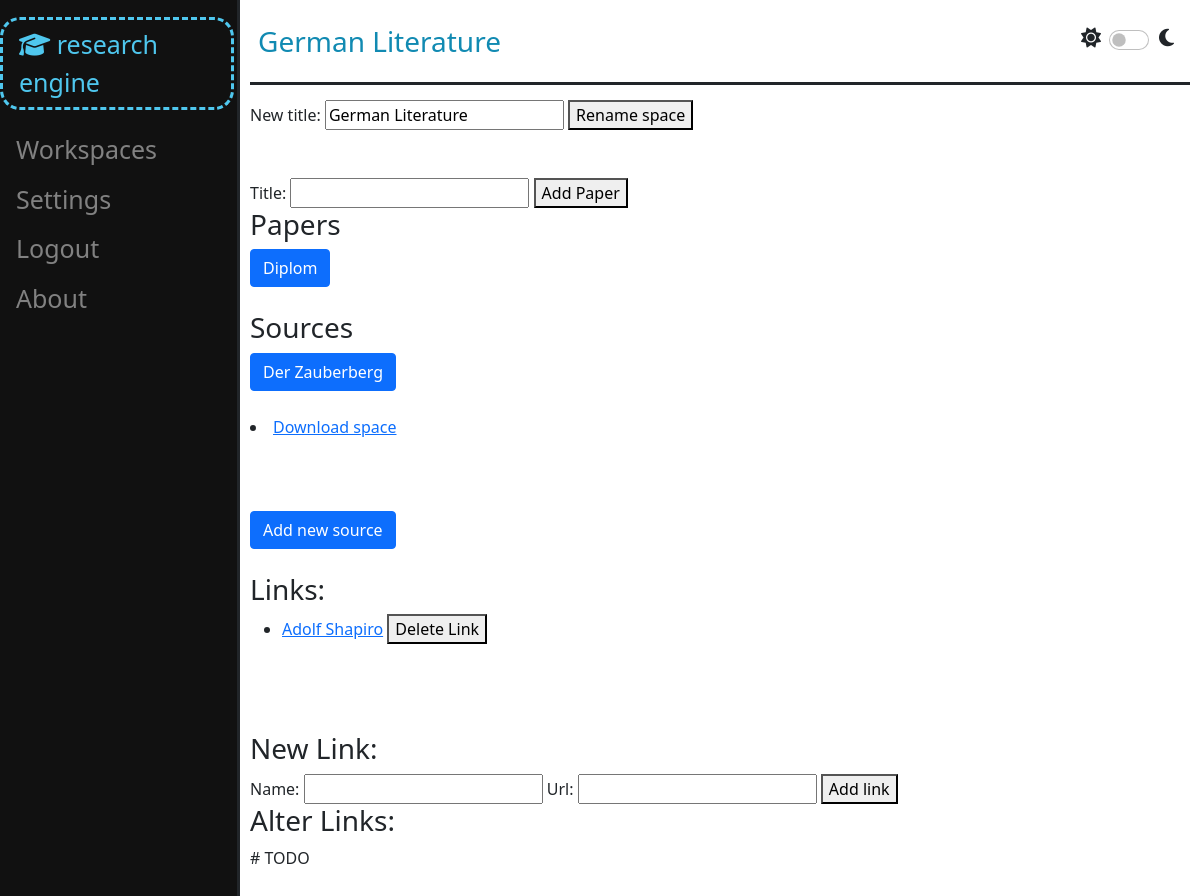
The app's page /work_space/1 (signed in) with its own data.
### work_space/models.py (models this page shows, shortened)
class WorkSpace(models.Model):
    owner = models.ForeignKey(User, on_delete=models.CASCADE, related_name="work_spaces")
    guests = models.ManyToManyField(User, related_name="guest_work_spaces")
    title = models.CharField(max_length=50)
    archived = models.BooleanField(default=False)
    share_sources = models.BooleanField(default=False)
    def __str__(self):
        return self.title

class Link(models.Model):
    work_space = models.ForeignKey(WorkSpace, on_delete=models.CASCADE, related_name="links")
    user = models.ForeignKey(User, on_delete=models.CASCADE, related_name="links")
    name = models.CharField(max_length=50)
    url = models.URLField()
    def __str__(self):
        return self.name

### paper_work/models.py (models this page shows, shortened)
class Paper(models.Model):
    work_space = models.ForeignKey(WorkSpace, on_delete=models.CASCADE, related_name="papers")
    user = models.ForeignKey(User, on_delete=models.CASCADE)
    title = models.CharField(max_length=50, unique=True)
    sources = models.ManyToManyField(Source, related_name="papers")
    citation_style = models.CharField(max_length=10, default="APA & MLA")
    archived = models.BooleanField(default=False)
    published = models.BooleanField(default=False)
    def __str__(self):
        return self.title

### bookshelf/models.py (models this page shows, shortened)
class Source(models.Model):
    real_type = models.ForeignKey(ContentType, editable=False, on_delete=models.CASCADE)
    work_space = models.ForeignKey(WorkSpace, on_delete=models.CASCADE, related_name="sources")
    user = models.ForeignKey(User, on_delete=models.CASCADE, related_name="sources")
    title = models.CharField(max_length=100)
    author = models.CharField(max_length=70, blank=True)
    year = models.CharField(max_length=5, blank=True)
    link = models.CharField(max_length=40, blank=True)
    def __str__(self):
        return self.title

### work_space/views.py (the view)
# urls.py: path("work_space/<int:space_id>", views.work_space_view, name="space_view"),
@login_required
def work_space_view(request, space_id):
    space = check_work_space(space_id, request.user)
    work_space_data = {
        "space": space,
        "papers": space.papers.all(),
        "sources": space.sources.all(),
        "links": space.links.all(),
        "new_paper_form": NewPaperForm(),
        "book_form": BookForm(),
        "article_form": ArticleForm(),
        "chapter_form": ChapterForm(),
        "webpage_form": WebpageForm(),
        "link_form": NewLinkForm(),
        "alter_link_form": AlterLinkForm(),
        "rename_form": RenameSpaceForm().set_initial(space),
        "spaces": WorkSpace.objects.all()
    }
    return render(request, "work_space/work_space.html", work_space_data)

### paper_work/forms.py (shortened to what this page needs)
class NewPaperForm(forms.Form):
    title = forms.CharField(max_length=50)

### bookshelf/forms.py
class BookForm(CommonFields):
    source_type = SourceTypes.book
    title = forms.CharField(widget=forms.TextInput(attrs={
        "type": "text",
        "id": "title-field",
        "class": _CLASS,
        "autocomplete": "off",
        "placeholder": "Book title"})
    )
    publishing_house = forms.CharField(widget=forms.TextInput(attrs={
        "type": "text",
        "id": "publishing-house-field",
        "class": _CLASS,
        "autocomplete": "off",
        "placeholder": "Publishing House"})
    )
    year = forms.IntegerField(widget=forms.NumberInput(attrs={
        "type": "number",
        "id": "book-year-field",
        "class": _CLASS,
        "autocomplete": "off",
        "placeholder": "Publishing year"})
    )

### utils/verification.py (called while the page is built)
def check_work_space(space_id: int, user: User) -> WorkSpace | Http404 | PermissionDenied:
    try:
        space = WorkSpace.objects.get(pk=space_id)
    except ObjectDoesNotExist:
        raise Http404
    else:
        if space.owner != user and user not in space.guests.all():
            raise PermissionDenied
    return space

### work_space/forms.py (called while the page is built)
    def set_initial(self, space: WorkSpace):
        self.fields["new_title"].initial = space.title
        return self

### templates/work_space/work_space.html (shortened to what this page needs)
{% extends "layout.html" %}
{% load static %}
{% block header %}
   {{ space }}
{% endblock %}
{% block body %}
    <form action="{% url 'work_space:rename_space' space.pk %}" id="rename_space_form" method="post">
        {{ rename_form }}
        <button type="submit">Rename space</button>
    </form><br><br>
    <form action="{% url 'paper_work:create_paper' space.pk %}" method="post">
        {{ new_paper_form }}
        <button id="change_password_button" type="submit">Add Paper</button>
    </form>
    <h3>Papers</h3>
    {% for paper in papers %}
        <button onclick="load_and_show_paper_space('{{ paper.pk }}')" type="button" class="btn btn-primary" data-bs-toggle="modal" data-bs-target="#paper-space-{{ paper.pk }}">
            {{ paper }}
        </button>
        <br><br>
    {% endfor %}
    <h3>Sources</h3>
    {% for source in sources %}
        <button onclick="load_and_show_source_space('{{ source.pk }}')" type="button" class="btn btn-primary" data-bs-toggle="modal" data-bs-target="#source-space-{{ source.pk }}">
            {{ source }}
        </button>
        <br><br>
    {% endfor %}
    <li>
        <a href="{% url 'work_space:download_space' space.pk %}">Download space</a>
    </li><br><br><br>
    <button type="button" class="btn btn-primary" data-bs-toggle="modal" data-bs-target="#new-source">
        Add new source
    </button>
    <br><br>
    <h3>Links:</h3>
    <ul>
        {% for link in links %}
            <div id="link_{{ link.pk }}">
                <li>
                    <a href="{{ link.url }}">{{ link }}</a>
                    <button onclick="delete_link('{{ link.pk }}')" type="button">Delete Link</button>
                </li>
            </div>
        {% endfor %}
    </ul><br><br><br>
    <h3>New Link:</h3>
    <form action="{% url 'work_space:add_link' space.pk %}" method="post" id="link_form">
        {{ link_form }}
        <button>Add link</button>
    </form>
    <h3>Alter Links:</h3>
    # TODO
    <br><br><br>
{% endblock %}

### records on screen
WorkSpace: title "German Literature"
Paper: title "Diplom"
Source: title "Der Zauberberg"
Link: name "Adolf Shapiro"
